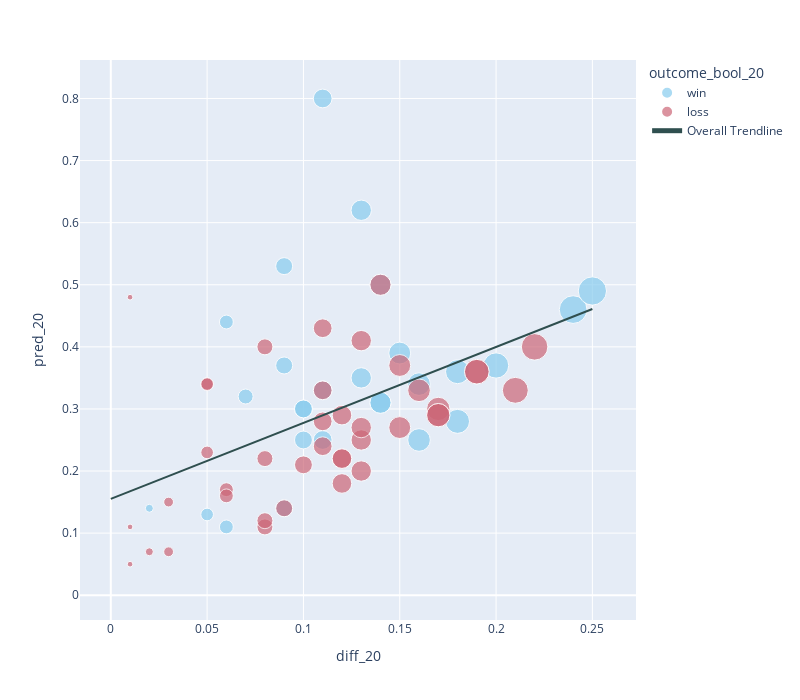

This figure's notebook cell:
### Code cell
px.scatter(df,
           x='diff_20',
           y='pred_20',
           hover_name='player',
           color='outcome_bool_20',
           color_discrete_sequence=px.colors.qualitative.Safe,
           trendline = 'ols',trendline_scope='overall',trendline_color_override = 'darkslategrey',
           width=800,
           height=700,
           size='diff_20')#.add_shape(type="line", x0=0, y0=0, x1=1, y1=1)

### Figure 1 — Plotly figure (JSON) as saved in the notebook; plotly's stock layout.template omitted (floating-point values rounded to 4 significant figures)
{"data": [{"hovertemplate": "<b>%{hovertext}</b><br><br>outcome_bool_20=win<br>diff_20=%{marker.size}<br>pred_20=%{y}<extra></extra>", "hovertext": ["Aberg, Ludvig", "Bhatia, Akshay", "Cantlay, Patrick", "Clark, Wyndham", "Day, Jason", "Eckroat, Austin", "Finau, Tony", "Fowler, Rickie", "Garnett, Brice", "Harman, Brian", "Henley, Russell", "Hoge, Tom", "Im, Sungjae", "Jaeger, Stephan", "Kim, Si Woo", "Kim, Tom", "Kirk, Chris", "Morikawa, Collin", "Poston, J.T.", "Power, Seamus", "Putnam, Andrew", "Rodgers, Patrick", "Schauffele, Xander", "Scheffler, Scottie", "Straka, Sepp", "Theegala, Sahith", "Thomas, Justin"], "legendgroup": "win", "marker": {"color": "rgb(136, 204, 238)", "size": [0.09, 0.2, 0.06, 0.09, 0.1, 0.16, 0.13, 0.02, 0.06, 0.11, 0.24, 0.11, 0.14, 0.1, 0.25, 0.1, 0.18, 0.14, 0.16, 0.09, 0.18, 0.05, 0.13, 0.11, 0.14, 0.15, 0.07], "sizemode": "area", "sizeref": 0.000625, "symbol": "circle"}, "mode": "markers", "name": "win", "orientation": "v", "showlegend": true, "type": "scatter", "x": [0.09, 0.2, 0.06, 0.09, 0.1, 0.16, 0.13, 0.02, 0.06, 0.11, 0.24, 0.11, 0.14, 0.1, 0.25, 0.1, 0.18, 0.14, 0.16, 0.09, 0.18, 0.05, 0.13, 0.11, 0.14, 0.15, 0.07], "xaxis": "x", "y": [0.53, 0.37, 0.44, 0.37, 0.3, 0.25, 0.35, 0.14, 0.11, 0.33, 0.46, 0.25, 0.31, 0.25, 0.49, 0.3, 0.36, 0.5, 0.34, 0.14, 0.28, 0.13, 0.62, 0.8, 0.31, 0.39, 0.32], "yaxis": "y"}, {"hovertemplate": "<b>%{hovertext}</b><br><br>outcome_bool_20=loss<br>diff_20=%{marker.size}<br>pred_20=%{y}<extra></extra>", "hovertext": ["An, Byeong Hun", "Barnes, Erik", "Bezuidenhout, Christiaan", "Bradley, Keegan", "Burns, Sam", "Cole, Eric", "Conners, Corey", "Davis, Cameron", "Detry, Thomas", "Dunlap, Nick", "English, Harris", "Fitzpatrick, Matt", "Fleetwood, Tommy", "Glover, Lucas", "Grillo, Emiliano", "Hadwin, Adam", "Hodges, Lee", "Homa, Max", "Hughes, Mackenzie", "Kisner, Kevin", "Kitayama, Kurt", "Knapp, Jake", "Lowry, Shane", "Malnati, Peter", "McCarthy, Denny", "McIlroy, Rory", "Moore, Taylor", "Murray, Grayson", "Pavon, Matthieu", "Phillips, Chandler", "Rose, Justin", "Schenk, Adam", "Simpson, Webb", "Spieth, Jordan", "Svensson, Adam", "Taylor, Nick", "Todd, Brendon", "Tosti, Alejandro", "Van Rooyen, Erik", "Woodland, Gary", "Young, Cameron", "Zalatoris, Will"], "legendgroup": "loss", "marker": {"color": "rgb(204, 102, 119)", "size": [0.12, 0.03, 0.16, 0.11, 0.11, 0.08, 0.15, 0.05, 0.06, 0, 0.19, 0.11, 0.14, 0.21, 0.13, 0.13, 0.13, 0.08, 0.12, 0, 0.15, 0.01, 0.22, 0.09, 0.19, 0.01, 0.11, 0.08, 0.17, 0.08, 0.03, 0.17, 0.12, 0.05, 0.06, 0.12, 0.17, 0.01, 0.1, 0.02, 0.13, 0.05], "sizemode": "area", "sizeref": 0.000625, "symbol": "circle"}, "mode": "markers", "name": "loss", "orientation": "v", "showlegend": true, "type": "scatter", "x": [0.12, 0.03, 0.16, 0.11, 0.11, 0.08, 0.15, 0.05, 0.06, 0, 0.19, 0.11, 0.14, 0.21, 0.13, 0.13, 0.13, 0.08, 0.12, 0, 0.15, 0.01, 0.22, 0.09, 0.19, 0.01, 0.11, 0.08, 0.17, 0.08, 0.03, 0.17, 0.12, 0.05, 0.06, 0.12, 0.17, 0.01, 0.1, 0.02, 0.13, 0.05], "xaxis": "x", "y": [0.29, 0.07, 0.33, 0.24, 0.33, 0.22, 0.37, 0.23, 0.17, 0.08, 0.36, 0.43, 0.5, 0.33, 0.25, 0.27, 0.2, 0.4, 0.22, 0.01, 0.27, 0.11, 0.4, 0.14, 0.36, 0.48, 0.28, 0.11, 0.3, 0.12, 0.15, 0.29, 0.18, 0.34, 0.16, 0.22, 0.29, 0.05, 0.21, 0.07, 0.41, 0.34], "yaxis": "y"}, {"hovertemplate": "<b>OLS trendline</b><br>pred_20 = 1.22305 * diff_20 + 0.155255<br>R<sup>2</sup>=0.255856<br><br>diff_20=%{x}<br>pred_20=%{y} <b>(trend)</b><extra></extra>", "legendgroup": "Overall Trendline", "line": {"color": "darkslategrey"}, "mode": "lines", "name": "Overall Trendline", "showlegend": true, "type": "scatter", "x": [0, 0, 0.01, 0.01, 0.01, 0.02, 0.02, 0.03, 0.03, 0.05, 0.05, 0.05, 0.05, 0.06, 0.06, 0.06, 0.06, 0.07, 0.08, 0.08, 0.08, 0.08, 0.09, 0.09, 0.09, 0.09, 0.1, 0.1, 0.1, 0.1, 0.11, 0.11, 0.11, 0.11, 0.11, 0.11, 0.11, 0.12, 0.12, 0.12, 0.12, 0.13, 0.13, 0.13, 0.13, 0.13, 0.13, 0.14, 0.14, 0.14, 0.14, 0.15, 0.15, 0.15, 0.16, 0.16, 0.16, 0.17, 0.17, 0.17, 0.18, 0.18, 0.19, 0.19, 0.2, 0.21, 0.22, 0.24, 0.25], "xaxis": "x", "y": [0.1553, 0.1553, 0.1675, 0.1675, 0.1675, 0.1797, 0.1797, 0.1919, 0.1919, 0.2164, 0.2164, 0.2164, 0.2164, 0.2286, 0.2286, 0.2286, 0.2286, 0.2409, 0.2531, 0.2531, 0.2531, 0.2531, 0.2653, 0.2653, 0.2653, 0.2653, 0.2776, 0.2776, 0.2776, 0.2776, 0.2898, 0.2898, 0.2898, 0.2898, 0.2898, 0.2898, 0.2898, 0.302, 0.302, 0.302, 0.302, 0.3143, 0.3143, 0.3143, 0.3143, 0.3143, 0.3143, 0.3265, 0.3265, 0.3265, 0.3265, 0.3387, 0.3387, 0.3387, 0.3509, 0.3509, 0.3509, 0.3632, 0.3632, 0.3632, 0.3754, 0.3754, 0.3876, 0.3876, 0.3999, 0.4121, 0.4243, 0.4488, 0.461], "yaxis": "y"}], "layout": {"height": 700, "legend": {"itemsizing": "constant", "title": {"text": "outcome_bool_20"}, "tracegroupgap": 0}, "margin": {"t": 60}, "width": 800, "xaxis": {"anchor": "y", "domain": [0, 1], "title": {"text": "diff_20"}}, "yaxis": {"anchor": "x", "domain": [0, 1], "title": {"text": "pred_20"}}}}
